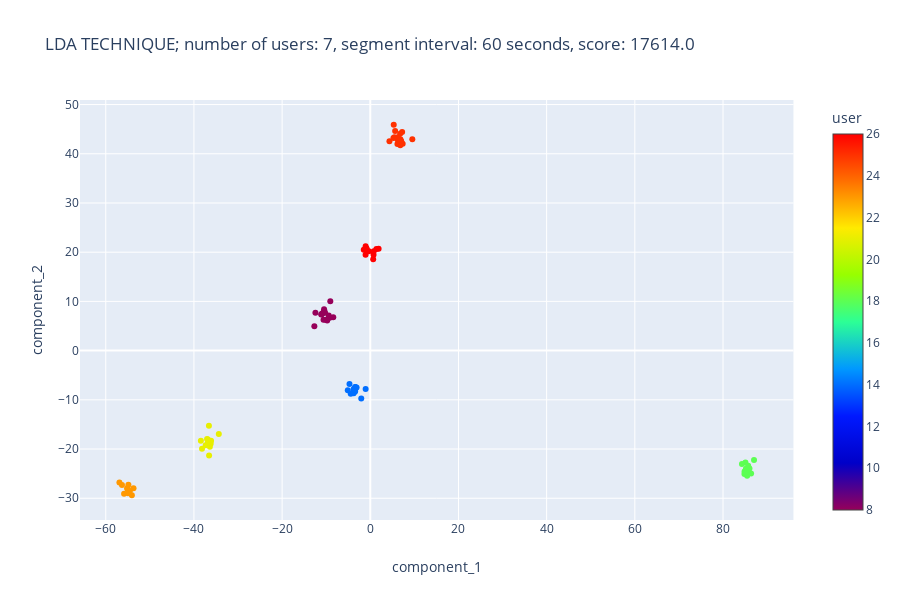
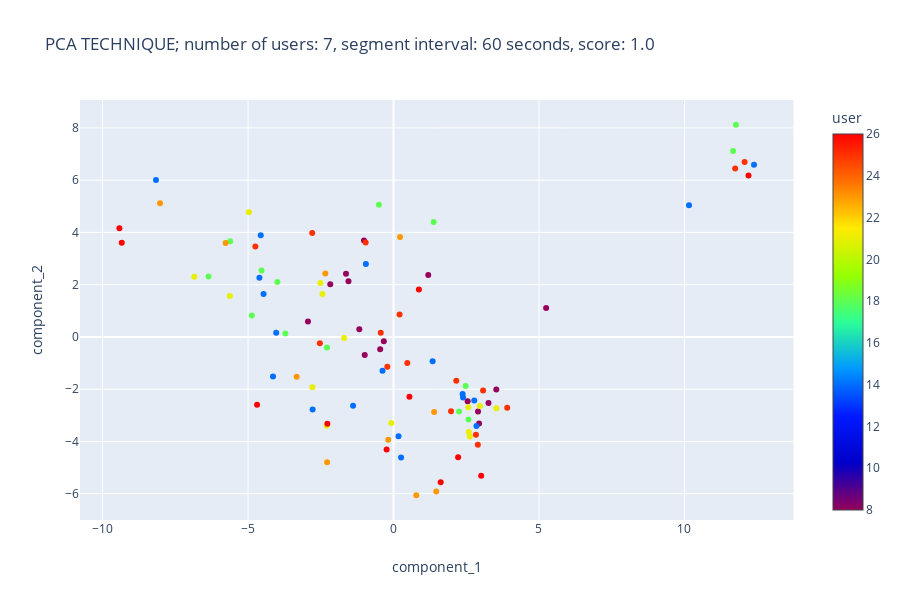

Notebook source saved alongside these figures, in order:
### Markdown cell above
### Comparison to PCA
In contrast to the PCA method, which is unsupervised, LDA uses class labels to separate the data. As our data is labelled, this method should distinguish much better between different users.In the graphs below, we show the difference in spread of data after taking 2 most prominent components of lda and pca. We can observe a much higher explained variance ratio of the first 2 components with lda, as well as a much cleaner spread between classes. The results remain consistent, even when we change the number of users, time interval or both.

### Code cell
# Data
datas = datas_1
# Parameters
number_of_users = 7
segment_interval_length = 60

# Get n random users and segment interval length
users = get_random_users(n=number_of_users)
interval = segment_intervals.index(segment_interval_length)
# Perform and visualize lda
lda, score = get_lda(datas[interval], users, score=True, stats=False)
fig = scatter(
    lda,
    x="component_1",
    y="component_2",
    color="user",
    color_continuous_scale="Rainbow",
    title="LDA TECHNIQUE; number of users: {}, segment interval: {} seconds, score: {}".format(
        number_of_users, segment_intervals[interval], score
    ),
)
fig.show()
# Perform and visualize pca
pca, score = get_pca(datas[interval], users, score=True, stats=False)
fig = scatter(
    pca,
    x="component_1",
    y="component_2",
    color="user",
    color_continuous_scale="Rainbow",
    title="PCA TECHNIQUE; number of users: {}, segment interval: {} seconds, score: {}".format(
        number_of_users, segment_intervals[interval], score
    ),
)
fig.show()

### Figure 1 — Plotly figure (JSON) as saved in the notebook; plotly's stock layout.template omitted (floating-point values rounded to 4 significant figures)
{"data": [{"hoverlabel": {"namelength": 0}, "hovertemplate": "component_1=%{x}<br>component_2=%{y}<br>user=%{marker.color}", "legendgroup": "", "marker": {"color": [8, 8, 8, 8, 8, 8, 8, 8, 8, 8, 8, 8, 8, 8, 8, 8, 14, 14, 14, 14, 14, 14, 14, 14, 14, 14, 14, 14, 14, 14, 14, 14, 14, 14, 14, 18, 18, 18, 18, 18, 18, 18, 18, 18, 18, 18, 18, 18, 18, 21, 21, 21, 21, 21, 21, 21, 21, 21, 21, 21, 21, 21, 21, 23, 23, 23, 23, 23, 23, 23, 23, 23, 23, 25, 25, 25, 25, 25, 25, 25, 25, 25, 25, 25, 25, 25, 25, 25, 25, 26, 26, 26, 26, 26, 26, 26, 26, 26, 26, 26], "coloraxis": "coloraxis", "symbol": "circle"}, "mode": "markers", "name": "", "showlegend": false, "type": "scatter", "x": [-10.61, -11.13, -9.414, -12.45, -8.398, -10.69, -9.213, -9.772, -10.48, -9.073, -12.69, -11.05, -10.19, -10.96, -10.43, -10.25, -3.591, -3.79, -3.444, -5.103, -3.447, -4.721, -4.436, -1.054, -3.391, -3.406, -3.108, -3.405, -3.77, -3.555, -3.46, -3.483, -3.454, -3.505, -2.053, 84.89, 85.18, 87.03, 85.47, 84.86, 85.09, 86.37, 84.3, 85.44, 85.2, 85.14, 85.71, 85.39, 86.01, -37.02, -36.66, -38.42, -36.6, -36.56, -37.33, -36.83, -36.84, -36.39, -34.36, -36.12, -38.17, -36.2, -36.7, -55.84, -54.08, -56.32, -56.9, -54.53, -55.05, -53.71, -55.16, -54.97, -54.86, 5.249, 6.765, 7.344, 6.805, 6.823, 4.344, 9.532, 6.212, 5.637, 7.009, 5.316, 7.226, 5.477, 6.152, 6.264, 6.544, -0.8478, 0.6585, -1.068, 1.388, 0.7792, 0.7369, -1.478, -0.8704, 1.885, -0.3221, -1.058], "xaxis": "x", "y": [6.29, 7.353, 7.144, 7.677, 6.787, 7.677, 6.672, 6.096, 8.408, 10.01, 4.942, 7.412, 6.264, 7.502, 8.026, 7.674, -7.732, -7.845, -8.293, -8.056, -7.891, -6.786, -8.785, -7.789, -7.456, -7.499, -7.501, -7.4, -8.662, -8.054, -8.029, -7.937, -7.946, -8.014, -9.722, -24.57, -24.25, -22.23, -25.42, -25.07, -22.75, -24.97, -23.04, -24.69, -23.99, -24.74, -23.41, -24.06, -23.94, -17.97, -18.42, -18.31, -15.29, -21.32, -19.21, -18.86, -18.05, -19.52, -16.94, -18.32, -19.92, -18.95, -18.71, -29.1, -29.39, -27.28, -26.79, -28.53, -27.91, -27.98, -28.03, -29.0, -27.25, 43.2, 44.05, 42.02, 41.75, 42.96, 42.54, 42.95, 42.83, 44.62, 42.6, 45.89, 44.41, 43.37, 41.96, 43.35, 42.73, 20.66, 18.58, 19.5, 20.64, 20.17, 19.5, 20.49, 20.78, 20.68, 20.2, 21.21], "yaxis": "y"}], "layout": {"coloraxis": {"colorbar": {"title": {"text": "user"}}, "colorscale": [[0, "rgb(150,0,90)"], [0.125, "rgb(0,0,200)"], [0.25, "rgb(0,25,255)"], [0.375, "rgb(0,152,255)"], [0.5, "rgb(44,255,150)"], [0.625, "rgb(151,255,0)"], [0.75, "rgb(255,234,0)"], [0.875, "rgb(255,111,0)"], [1, "rgb(255,0,0)"]]}, "height": 600, "legend": {"tracegroupgap": 0}, "title": {"text": "LDA TECHNIQUE; number of users: 7, segment interval: 60 seconds, score: 17614.0"}, "xaxis": {"anchor": "y", "domain": [0, 0.98], "title": {"text": "component_1"}}, "yaxis": {"anchor": "x", "domain": [0, 1], "title": {"text": "component_2"}}}}

### Figure 2 — Plotly figure (JSON) as saved in the notebook; plotly's stock layout.template omitted (floating-point values rounded to 4 significant figures)
{"data": [{"hoverlabel": {"namelength": 0}, "hovertemplate": "component_1=%{x}<br>component_2=%{y}<br>user=%{marker.color}", "legendgroup": "", "marker": {"color": [8, 8, 8, 8, 8, 8, 8, 8, 8, 8, 8, 8, 8, 8, 8, 8, 14, 14, 14, 14, 14, 14, 14, 14, 14, 14, 14, 14, 14, 14, 14, 14, 14, 14, 14, 18, 18, 18, 18, 18, 18, 18, 18, 18, 18, 18, 18, 18, 18, 21, 21, 21, 21, 21, 21, 21, 21, 21, 21, 21, 21, 21, 21, 23, 23, 23, 23, 23, 23, 23, 23, 23, 23, 25, 25, 25, 25, 25, 25, 25, 25, 25, 25, 25, 25, 25, 25, 25, 25, 26, 26, 26, 26, 26, 26, 26, 26, 26, 26, 26], "coloraxis": "coloraxis", "symbol": "circle"}, "mode": "markers", "name": "", "showlegend": false, "type": "scatter", "x": [-1.015, -2.174, -1.175, 3.264, 3.533, 1.194, 5.245, -1.632, -1.548, 2.94, 2.904, -0.9893, 2.548, -2.94, -0.4584, -0.3337, -8.164, -4.609, 1.344, 2.391, 2.851, -0.3777, 2.374, 2.774, -0.9501, 10.16, -4.564, -4.466, -4.032, -1.39, 0.172, -2.781, 0.2602, -4.142, 12.39, -0.5038, -6.358, -4.868, -2.286, -3.718, -4.536, 11.67, 1.381, -3.993, 2.478, 2.253, 2.577, -5.613, 11.77, -6.847, -2.443, 2.573, 3.535, 2.969, -1.697, -4.969, -5.626, -2.787, 2.586, -0.07566, 2.622, -2.297, -2.514, -5.771, -3.329, 0.7823, -0.1815, -2.344, -8.024, -2.283, 1.47, 1.396, 0.225, 11.74, -4.748, -0.4391, 2.158, 3.078, 3.907, 0.4744, 0.2083, 12.07, -2.794, -2.531, 2.833, 2.899, 1.977, -0.2132, -0.9575, -9.421, -4.69, -2.273, 1.621, 0.8723, -9.34, -0.2364, 2.221, 3.013, 0.5478, 12.2], "xaxis": "x", "y": [3.691, 2.016, 0.2888, -2.53, -2.01, 2.372, 1.106, 2.417, 2.129, -3.31, -2.855, -0.6888, -2.461, 0.5886, -0.4683, -0.1685, 6.01, 2.266, -0.935, -2.315, -3.404, -1.298, -2.18, -2.432, 2.791, 5.036, 3.894, 1.641, 0.158, -2.634, -3.797, -2.776, -4.618, -1.518, 6.587, 5.06, 2.314, 0.8203, -0.401, 0.1304, 2.541, 7.112, 4.396, 2.1, -1.876, -2.856, -3.165, 3.658, 8.119, 2.299, 1.638, -2.693, -2.726, -2.648, -0.0391, 4.769, 1.563, -1.921, -3.636, -3.298, -3.81, -3.396, 2.061, 3.595, -1.521, -6.059, -3.936, 2.428, 5.111, -4.797, -5.911, -2.876, 3.827, 6.444, 3.456, 0.1549, -1.681, -2.048, -2.709, -0.9934, 0.8601, 6.689, 3.979, -0.2433, -3.742, -4.124, -2.845, -1.14, 3.616, 4.155, -2.592, -3.327, -5.56, 1.813, 3.599, -4.311, -4.601, -5.317, -2.286, 6.181], "yaxis": "y"}], "layout": {"coloraxis": {"colorbar": {"title": {"text": "user"}}, "colorscale": [[0, "rgb(150,0,90)"], [0.125, "rgb(0,0,200)"], [0.25, "rgb(0,25,255)"], [0.375, "rgb(0,152,255)"], [0.5, "rgb(44,255,150)"], [0.625, "rgb(151,255,0)"], [0.75, "rgb(255,234,0)"], [0.875, "rgb(255,111,0)"], [1, "rgb(255,0,0)"]]}, "height": 600, "legend": {"tracegroupgap": 0}, "title": {"text": "PCA TECHNIQUE; number of users: 7, segment interval: 60 seconds, score: 1.0"}, "xaxis": {"anchor": "y", "domain": [0, 0.98], "title": {"text": "component_1"}}, "yaxis": {"anchor": "x", "domain": [0, 1], "title": {"text": "component_2"}}}}
